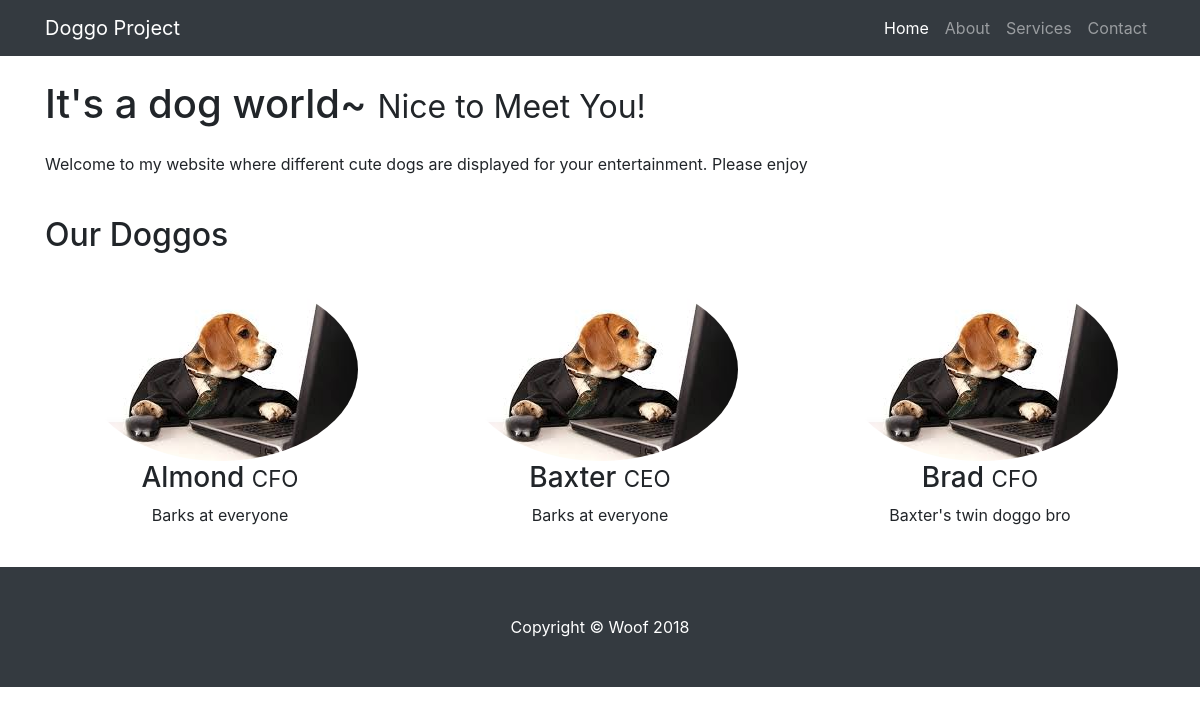
The page / on the database its author committed.
### basic/models.py (models this page shows, shortened)
class Doggo(models.Model):
    dog_name = models.CharField(primary_key=True, max_length=100)
    job_title = models.CharField(max_length=50)
    job_desc  = models.CharField(max_length=200)
    profile_picture = models.ImageField(upload_to='images/',max_length=100)

### basic/views.py (the view)
# urls.py: url(r'^$',views.index,name='index'),
def index(request):
    doggo_list = Doggo.objects.order_by('dog_name')
    return_dict = {'doggo_list_object':doggo_list}
    return render(request,'basic/index.html', context=return_dict)

### Templates/basic/index.html (shortened to what this page needs)
<!DOCTYPE html>
{% load staticfiles %}
<html lang="en">
  <head>
    <link href="{% static "css/bootstrap.min.css" %}" rel="stylesheet">
    <link href="{% static "css/round-about.css" %}" rel="stylesheet">
  </head>
  <body>
    <nav class="navbar navbar-expand-lg navbar-dark bg-dark fixed-top">
      <div class="container">
        <a class="navbar-brand" href="#">Doggo Project</a>
        <div class="collapse navbar-collapse" id="navbarResponsive">
          <ul class="navbar-nav ml-auto">
            <li class="nav-item active">
              <a class="nav-link" href="#">Home
              </a>
            </li>
            <li class="nav-item">
              <a class="nav-link" href="#">About</a>
            </li>
            <li class="nav-item">
              <a class="nav-link" href="#">Services</a>
            </li>
            <li class="nav-item">
              <a class="nav-link" href="#">Contact</a>
            </li>
          </ul>
        </div>
      </div>
    </nav>
    <div class="container">
      <h1 class="my-4">It's a dog world~
        <small>Nice to Meet You!</small>
      </h1>
      <p>Welcome to my website where different cute dogs are displayed for your entertainment. Please enjoy</p>
      <div class="row">
        <div class="col-lg-12">
          <h2 class="my-4">Our Doggos</h2>
        </div>
      {% if doggo_list_object %}
        {% for doggo in doggo_list_object %}
          <div class="col-lg-4 col-sm-6 text-center mb-4">
            <img class="rounded-circle img-fluid d-block mx-auto" src="{{ doggo.profile_picture.url }}" alt="">
            <h3>{{ doggo.dog_name }}
              <small>{{ doggo.job_title }}</small>
            </h3>
            <p>{{ doggo.job_desc }}</p>
          </div>
        {% endfor %}
      {% else %}
        <p>No Dogs Found, please add some doggos first!</p>
      {% endif %}
      </div>
    </div>
    <footer class="py-5 bg-dark">
      <div class="container">
        <p class="m-0 text-center text-white">Copyright &copy; Woof 2018</p>
      </div>
    </footer>
  </body>
</html>

### static/css/round-about.css (style rules this page uses)
body { padding-top: 54px; }
@media (min-width: 992px) { body { padding-top: 56px; } }

### rows shown on the page
Doggo: profile_picture (picture), dog_name "Almond", job_title "CFO", job_desc "Barks at everyone"
Doggo: profile_picture (picture), dog_name "Baxter", job_title "CEO", job_desc "Barks at everyone"
Doggo: profile_picture (picture), dog_name "Brad", job_title "CFO", job_desc "Baxter's twin doggo bro"
